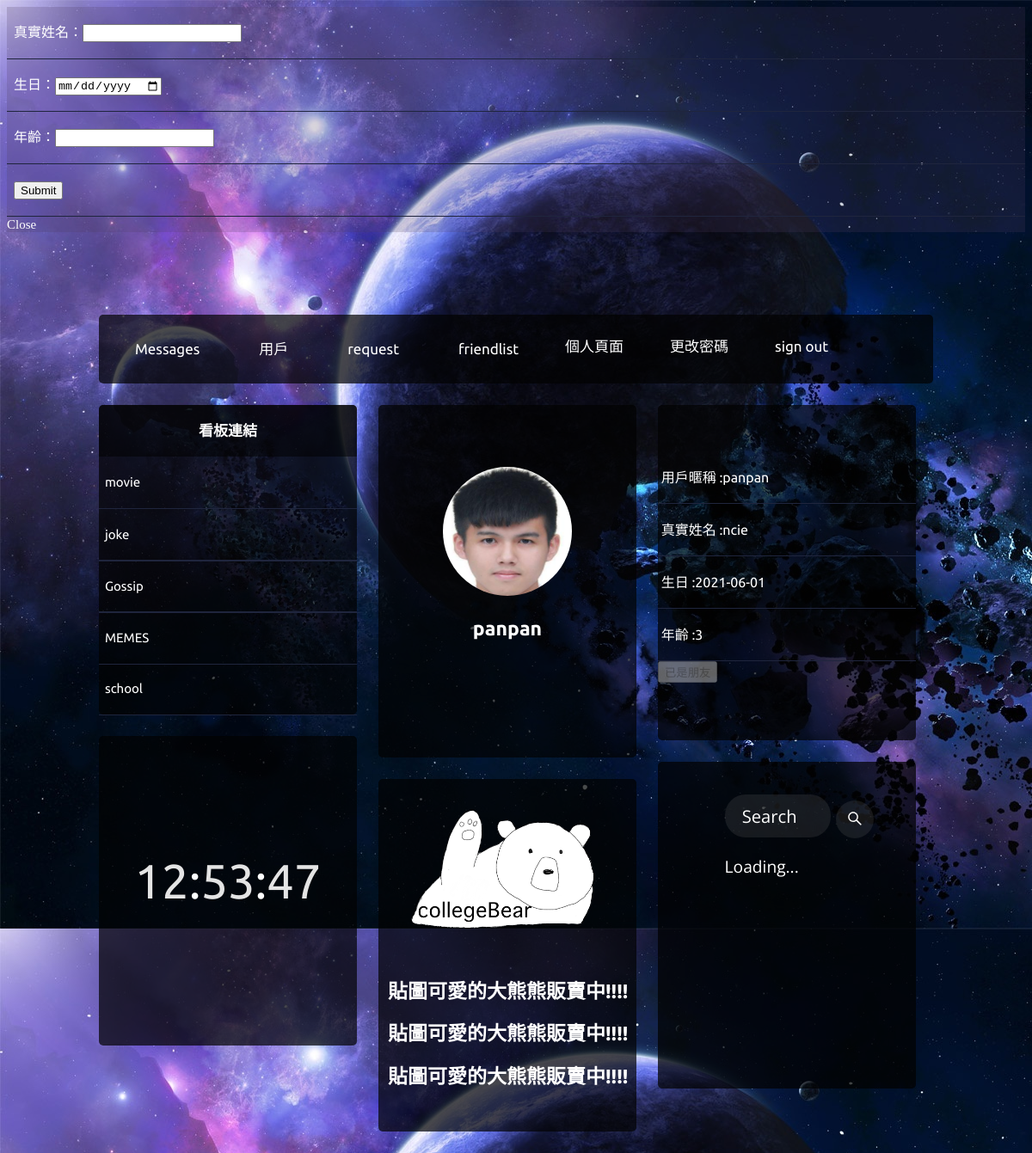
The app's page /profile.php?id=20 (signed in) with its own data.
### tables this page shows
CREATE TABLE `users` (
  `id` int(11) NOT NULL,
  `username` varchar(255) NOT NULL,
  `realName` varchar(255) NOT NULL,
  `birth` date DEFAULT NULL,
  `age` int(255) NOT NULL,
  `password` varchar(255) NOT NULL,
  `image` text NOT NULL DEFAULT '60c1a8a9bcba84.72114864.jpg',
  `adminControl` tinyint(4) NOT NULL DEFAULT 0
);

### profile.php (the view, shortened to what this page needs)
<!DOCTYPE html>
<html lang="en">
<head>
    <link rel="stylesheet" href="css/stylei.css">
    <link rel="stylesheet" href="https://cdnjs.cloudflare.com/ajax/libs/jquery-modal/0.9.1/jquery.modal.min.css" />
</head>
<body>
    <body>
        <div id="ex1" class="modal" style="background:#4d3d6238">
            <form action="profile.php?&id=<?php echo (int)$_GET["id"]; ?>" method="post">
                <label class="menu-box-tab"><span>&nbsp <?php echo '真實姓名：<input  name="udpaterealname" id="udpaterealname">'; ?> </span></label>
                <label class=" menu-box-tab"><span>&nbsp <?php echo '生日：<input type="date" name="updatebirth" id="updatebirth" >'; ?> </span></label>
                <label class=" menu-box-tab"><span>&nbsp <?php echo '年齡：<input type="number" name="updateage" id="updateage">'; ?> </span></label>
                <label class=" menu-box-tab"><span>&nbsp <?php echo '<input type="submit" name="updatepersonalfile">'; ?> </span></label>
            </form>
            <a href=" #" rel="modal:close">Close</a>
        </div>
        <div class="main-container">
            <header class="block">
                <ul class="header-menu horizontal-list">
                    <li>
                        <a class="header-menu-tab" href="message.php?&id=<?php echo $_SESSION['id']; ?>"><span class="icon fontawesome-envelope scnd-font-color"></span>Messages</a>
                    </li>
                    <li>
                        <a class="header-menu-tab" href="invite.php"><span class="icon fontawesome-user scnd-font-color"></span>用戶</a>
                    </li>
                    <li>
                        <a class="header-menu-tab" href="request.php?&id=<?php echo $_SESSION['id']; ?>"><span class="icon fontawesome-check scnd-font-color"></span>request</a>
                    </li>
                    <li>
                        <a class="header-menu-tab" href="friendlist.php?&id=<?php echo $_SESSION['id']; ?>"><span class="icon fontawesome-star-empty scnd-font-color"></span>friendlist</a>
                    </li>
                    <li>
                        <a class="header-menu-tab" href="profile.php?&id=<?php echo $_SESSION['id']; ?>"><span></span>個人頁面</a>
                    </li>
                    <li>
                        <a class="header-menu-tab" href="change.php"><span></span>更改密碼</a>
                    </li>
                    <li>
                        <a class="header-menu-tab" href="logout.php"><span></span>sign out</a>
                    </li>
                </ul>
            </header>
            <div class="left-container container">
                <div class="menu-box block">
                    <a href="boardlist.php">
                        <h2 class="titular">看板連結</h2>
                    </a>
                    <ul class="menu-box-menu">
                        <li>
                            <a class="menu-box-tab" href="viewboard.php?&id=1"><span>&nbsp </span>movie
                                <div </li>
                        <li>
                            <a class="menu-box-tab" href="viewboard.php?&id=3"><span>&nbsp </span>joke<div </li>
                        <li>
                            <a class="menu-box-tab" href="viewboard.php?&id=2"><span>&nbsp </span>Gossip<div < /li>
                        <li>
                            <a class="menu-box-tab" href="viewboard.php?&id=5"><span>&nbsp </span>MEMES</a>
                        </li>
                        <li>
                            <a class="menu-box-tab" href="viewboard.php?&id=4"><span>&nbsp </span>school</a>
                        </li>
                    </ul>
                </div>
                <div class="menu-box block">
                    <br>
                    <div class="clock">
                        <div class="time"></div>
                    </div>
                </div>
            </div>
            <div class="middle-container container">
                <div class="profile block">
                    <br>
                    <br>
                    <br>
                    <br>
                    <?php
                    include("includes/pdoInc.php");
                    $sth = $dbh->prepare('SELECT * FROM users WHERE id = ?');
                    $sth->execute(array((int)$_GET['id']));
                    $row = $sth->fetch(PDO::FETCH_ASSOC);
                    echo '<div class="profile-picture big-profile-picture clear">
                        <img width="150px" alt="123" src="includes/uploads/' . $row['image'] . '">
                    </div>';
                    echo '<h1 class="user-name">' . $row["username"] . '</h1>';
                    echo '<br>';
                    echo '<br>';
                    ?>
                </div>
                <div class="profile block">
                    <img width="300px" src="./includes/ad.PNG" alt="廣告投放區">
                    <a href="https://line.me/S/sticker/14458898">
                        <h1>&nbsp 貼圖可愛的大熊熊販賣中!!!!</h1>
                        <h1>&nbsp 貼圖可愛的大熊熊販賣中!!!!</h1>
                        <h1>&nbsp 貼圖可愛的大熊熊販賣中!!!!</h1>
                    </a>
                </div>
            </div>
            <div class="right-container container">
                <div class="account block">
                    <?php
                    include("includes/pdoInc.php");
                    $sth = $dbh->prepare('SELECT * FROM users WHERE id = ?');
                    $sth->execute(array((int)$_GET['id']));
                    $row = $sth->fetch(PDO::FETCH_ASSOC);
                    echo '<br>';
                    echo '<br>';
                    echo '<br>';
                    echo '<label class="menu-box-tab" ><span>&nbsp用戶暱稱 :' . $row['username'] . '</span></label>';
                    echo '<label class="menu-box-tab" ><span>&nbsp真實姓名 :' . $row['realName'] . '</span></label>';
                    echo '<label class="menu-box-tab" ><span>&nbsp生日 :' . $row['birth'] . '</span></label>';
                    echo '<label class="menu-box-tab" ><span>&nbsp年齡 :' . $row['age'] . '</span></label>';
                    if ($row['username'] == $_SESSION['username']) {
                        echo '<p><a href="#ex1" rel="modal:open">edit</a></p>';
                    } else {
                        $sender = $_SESSION['id'];
                        $reciver = (int)$_GET['id'];
                        $sql = "SELECT *  FROM friends WHERE user_one = $reciver AND user_two = $sender";
                        $sth = $dbh->prepare($sql);
                        $sth->execute();
                        $rowa = $sth->fetch(PDO::FETCH_ASSOC);
                        $sql = "SELECT *  FROM friends WHERE user_one = $sender AND user_two = $reciver";
                        $stmt = $dbh->prepare($sql);
                        $stmt->execute();
                        $row = $stmt->fetch(PDO::FETCH_ASSOC);
                        if ($row || $rowa) {
                            echo '<button disabled data-url="' . (int)$_GET["id"] . '">已是朋友</button>';
                        }
                    }
                    ?>
                </div>
                <div class="calendar-month block">
                    <div class="weather-app">
                        <div class="card">
                            <div class="search">
                                <input type="text" class="search-bar" placeholder="Search">
                                <button class="btnweather"></button>
                            </div>
                        </div>
                    </div>
                </div>
            </div>
    </body>
</body>
</html>

### css/stylei.css (style rules this page uses)
[class*="fontawesome-"]:before { font-family: "FontAwesome", sans-serif; }
* { -webkit-box-sizing: border-box; -moz-box-sizing: border-box; box-sizing: border-box; }
body { background-image: url("../includes/bg.jpg"); }
ul { list-style-type: none; margin: 0; padding-left: 0; }
h1 { font-size: 23px; }
h2 { font-size: 17px; }
a { text-decoration: none; font-size: 15px; }
h1, h2, p, a, span { color: #fff; }
.scnd-font-color { color: #9099b7; }
input[type="text"] { width: 260px; height: 50px; margin-left: 20px; margin-bottom: 20px; padding-left: 45px; background: #50597b; color: #fff; border: solid 1px #1f253d; border-radius: 5px; }
.horizontal-list { margin: 0; padding: 0; list-style-type: none; }
.horizontal-list li { float: left; }
.clear { clear: both; }
.icon { font-size: 25px; }
.titular { display: block; line-height: 60px; margin: 0; text-align: center; border-top-left-radius: 5px; border-top-right-radius: 5px; }
.profile-picture { border-radius: 100%; overflow: hidden; -webkit-box-sizing: content-box; -moz-box-sizing: content-box; box-sizing: content-box; }
.big-profile-picture { margin: 0 auto; width: 150px; height: 150px; }
.main-container { font-family: "Ubuntu", sans-serif; width: 970px; height: 100%; margin: 6em auto; }
header { height: 80px; }
.header-menu { font-size: 17px; line-height: 80px; }
.header-menu li { position: relative; -webkit-transform: translateZ( 0 ); }
.header-menu-tab { padding: 0 27px; display: block; line-height: 74px; font-size: 17px; -webkit-transition: background 0.3s; transition: background 0.3s; }
.header-menu-tab .icon { padding-right: 15px; }
.container { float: left; width: 300px; }
.block { margin-bottom: 25px; background: #020202b4; border-radius: 5px; }
.menu-box { height: 360px; }
.menu-box .titular { background: #00000088; }
.menu-box-menu li { height: 60px; position: relative; }
.menu-box-tab { line-height: 60px; display: block; border-bottom: 1px solid #1f253d; -webkit-transition: background 0.2s; transition: background 0.2s; }
.middle-container { margin: 0 25px; }
.profile { height: 410px; }
.user-name { margin: 25px 0 16px; text-align: center; }
.account { height: 390px; }
.calendar-month { height: 380px; }
.clock { color: #e4e4e4; width: 300px; height: 300px; display: flex; justify-content: center; align-items: center; font-size: 3.5rem; border-radius: 50%; position: relative; }
.weather-app { background-color: rgba(0, 0, 0, 0.096); justify-content: left; align-items: left; height: 100%; margin: 0; font-family: "Open Sans", sans-serif; font-size: 120%; }
.card { color: white; padding: 2em; border-radius: 30px; width: 100%; max-width: 420px; margin: 1em; }
.search { display: flex; align-items: left; justify-content: left; }
.btnweather { margin: 0.5em; border-radius: 50%; border: none; height: 44px; width: 44px; outline: none; background: #7c7c7c2b; color: white; cursor: pointer; transition: 0.2s ease-in-out; }
input.search-bar { border: none; outline: none; padding: 0.4em 1em; border-radius: 24px; background: #7c7c7c2b; color: white; font-family: inherit; font-size: 105%; width: calc(100% - 100px); }

### records on screen
users: image (picture), username "panpan", realName "ncie", birth "2021-06-01", age "3"
